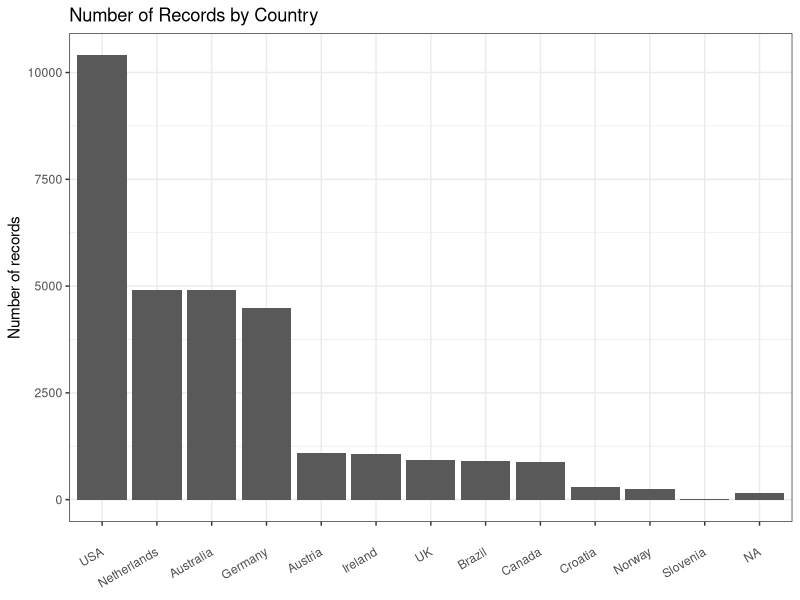

Write R code to recreate this figure.
## ---- chunk 1
knitr::opts_chunk$set(echo = TRUE)
## ---- chunk 2
library(tidyverse)
## ---- chunk 3
mario_kart <- read_csv("Data/world_records.csv")

glimpse(mario_kart)
## ---- chunk 4
three_laps <- 
  mario_kart |>  
  filter(type == "Three Lap")

## ---- chunk 5
###-- Filter out Rainbow Road
three_laps |> 
  filter(track != "Rainbow Road")

###--- filter in Ranbow Road
(rain_road <- 
  three_laps |> 
  filter(track != "Rainbow Road")) 

## ---- chunk 6
###--- Average and sd of time
rain_road |> 
  summarise(av_time = mean(time),
            sd_time = sd(time))
## ---- chunk 7
three_laps |> 
  summarise(av_time = mean(time),
            sd_time = sd(time))
## ---- chunk 8
###--- Count number of observations (recods) by track
three_laps |> 
  count(track) |> 
  arrange(desc(n))
## ---- chunk 9
three_laps |>
  group_by(player, track) |> 
  summarise(n = n()) |> 
  arrange(desc(n))
  
## ---- chunk 10
three_laps |>
  group_by(track) |> 
  summarise(av_time = mean(time)) |> 
  arrange(desc(av_time))
  
## ---- chunk 11
three_laps %>% 
  group_by(player) %>% 
  arrange(time) %>% 
  slice(1) %>% 
  head()
## ---- chunk 12
three_laps |> 
  group_by(track) |> 
  arrange(time) |> 
  slice(1) |> 
  head() |> 
  select(track,time)
## ---- chunk 13
three_laps <- 
  three_laps |> 
  mutate(long_record = ifelse(record_duration > 100,1,0)) 

## ---- chunk 14
three_laps |> 
  filter(long_record == 1) |> 
  count(player) |> 
  arrange(desc(n))
  
## ---- chunk 15
drivers <- read_csv("Data/drivers.csv")
## ---- chunk 16
three_laps <- 
  three_laps |> 
  left_join(drivers)
## ---- chunk 17

three_laps |>
  count(nation) |> 
  ggplot(aes(fct_rev(fct_reorder(nation,n)),n)) +
  geom_col() +
  labs(y = "Number of records",
       x = "",
       title = "Number of Records by Country") +
  theme_bw() +
  theme(axis.text.x = element_text(angle = 30, vjust = 0.5, hjust=1))

